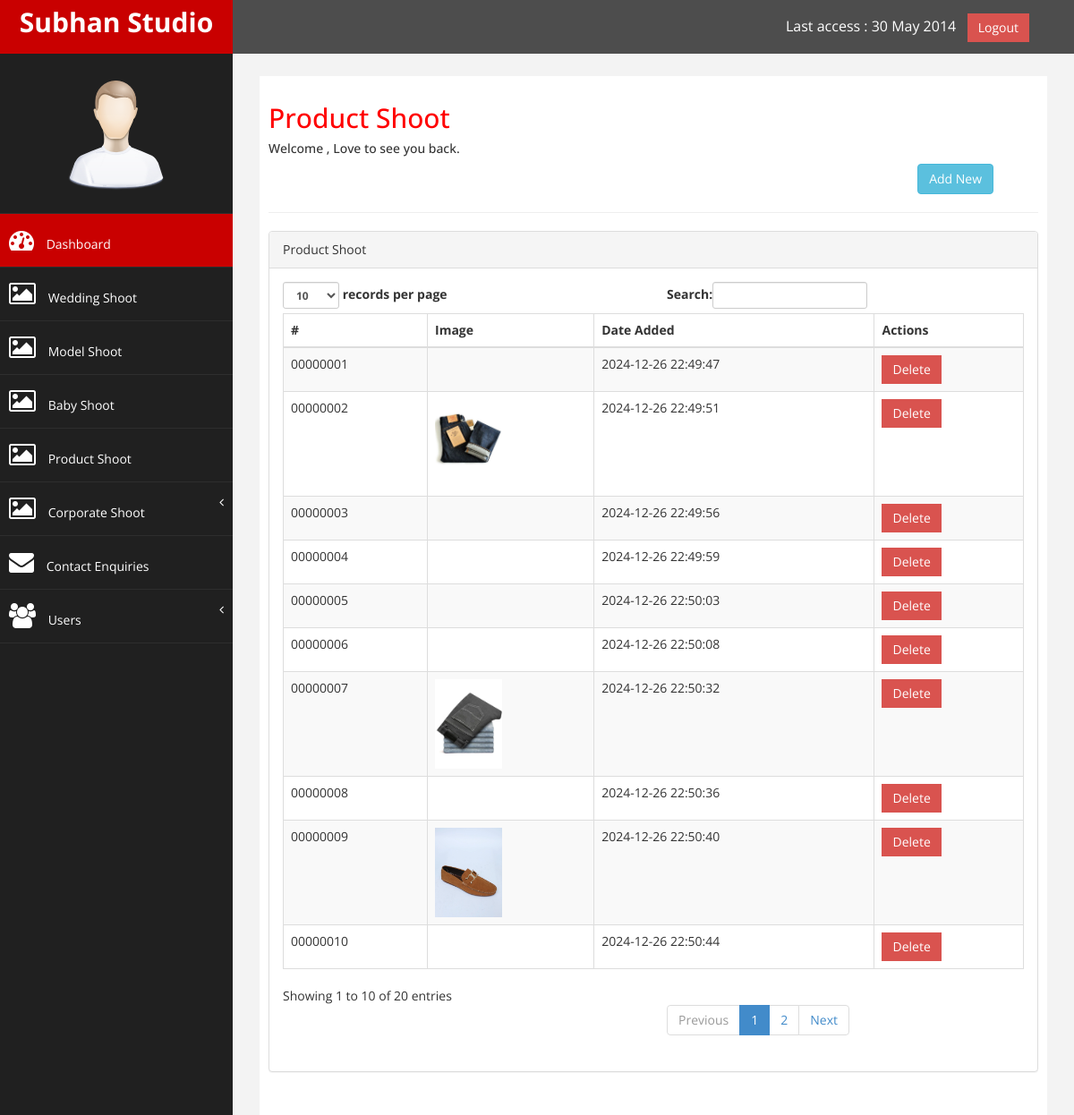
The app's page /ss-admin/product-shoot.php (signed in) with its own data.
### tables this page shows
CREATE TABLE `product_shoot` (
  `ps_id` int(8) UNSIGNED ZEROFILL NOT NULL,
  `ps_img` varchar(255) NOT NULL,
  `ps_created_at` timestamp NOT NULL DEFAULT current_timestamp() ON UPDATE current_timestamp()
);

### ss-admin/product-shoot.php (the view)
<?php
include('header.php');
?>
<div id="page-wrapper">
    <div id="page-inner">
        <div class="row">
            <div class="col-md-12">
                <h2>Product Shoot</h2>
                <h5>Welcome , Love to see you back. </h5>
                <a href="add-product-img.php">
                    <button class="btn btn-info" style="float: right; margin-right: 50px;"> Add New</button>
                </a>
            </div>
        </div>
        <hr />
        <div class="row">
            <div class="col-md-12">
                <div class="panel panel-default">
                    <div class="panel-heading">
                        Product Shoot
                    </div>
                    <div class="panel-body">
                        <div class="table-responsive">
                            <table class="table table-striped table-bordered table-hover" id="wedding">
                                <thead>
                                    <tr>
                                        <th>#</th>
                                        <th>Image</th>
                                        <th>Date Added</th>
                                        <th>Actions</th>
                                    </tr>
                                </thead>
                                <tbody>
									<?php
									$query=mysqli_query($connect,"SELECT * FROM `product_shoot`");
									while($prow = mysqli_fetch_array($query)){
									?>
                                    <tr class="odd gradeX">
                                        <td>
											<?php echo $prow['ps_id']; ?>
                                        </td>
                                        <td>
                                            <img src="uploads/product/<?php echo $prow['ps_img']; ?>" alt="" style="height: 100px;">
                                        </td>
                                        <td class="center">
											<?php echo $prow['ps_created_at']; ?>
                                        </td>
                                        <td class="center">
                                            <a href="del-product.php?ps_id=<?php echo $prow['ps_id'] ?>">
                                                <button class="btn square-btn-adjust btn-danger">Delete</button>
                                            </a>
                                        </td>
                                    </tr>
									<?php
									}
									?>
                                </tbody>
                            </table>
                        </div>
                    </div>
                </div>
            </div>
        </div>
    </div>
</div>
<?php
include('footer.php');
?>

### ss-admin/css/custom.css (style rules this page uses)
body { font-family: 'Open Sans', sans-serif; }
#page-wrapper { padding: 15px 15px; min-height: 600px; background:#F3F3F3; }
#page-inner { width:100%; margin:10px 20px 10px 0px; background-color:#fff!important; padding:10px; min-height:1200px; }
h2 { color: #f00; }
.square-btn-adjust { border: 0px solid transparent; -webkit-border-radius: 0px; -moz-border-radius: 0px; border-radius: 0px; }
@media (min-width:768px) { #page-wrapper { margin: 0 0 0 260px; padding: 15px 30px; min-height: 1200px; } }

### records on screen
product_shoot: ps_id "00000001", ps_created_at "2024-12-26 22:49:47"
product_shoot: ps_id "00000002", ps_img (picture), ps_created_at "2024-12-26 22:49:51"
product_shoot: ps_id "00000003", ps_created_at "2024-12-26 22:49:56"
product_shoot: ps_id "00000004", ps_created_at "2024-12-26 22:49:59"
product_shoot: ps_id "00000005", ps_created_at "2024-12-26 22:50:03"
product_shoot: ps_id "00000006", ps_created_at "2024-12-26 22:50:08"
product_shoot: ps_id "00000007", ps_img (picture), ps_created_at "2024-12-26 22:50:32"
product_shoot: ps_id "00000008", ps_created_at "2024-12-26 22:50:36"
product_shoot: ps_id "00000009", ps_img (picture), ps_created_at "2024-12-26 22:50:40"
product_shoot: ps_id "00000010", ps_created_at "2024-12-26 22:50:44"
